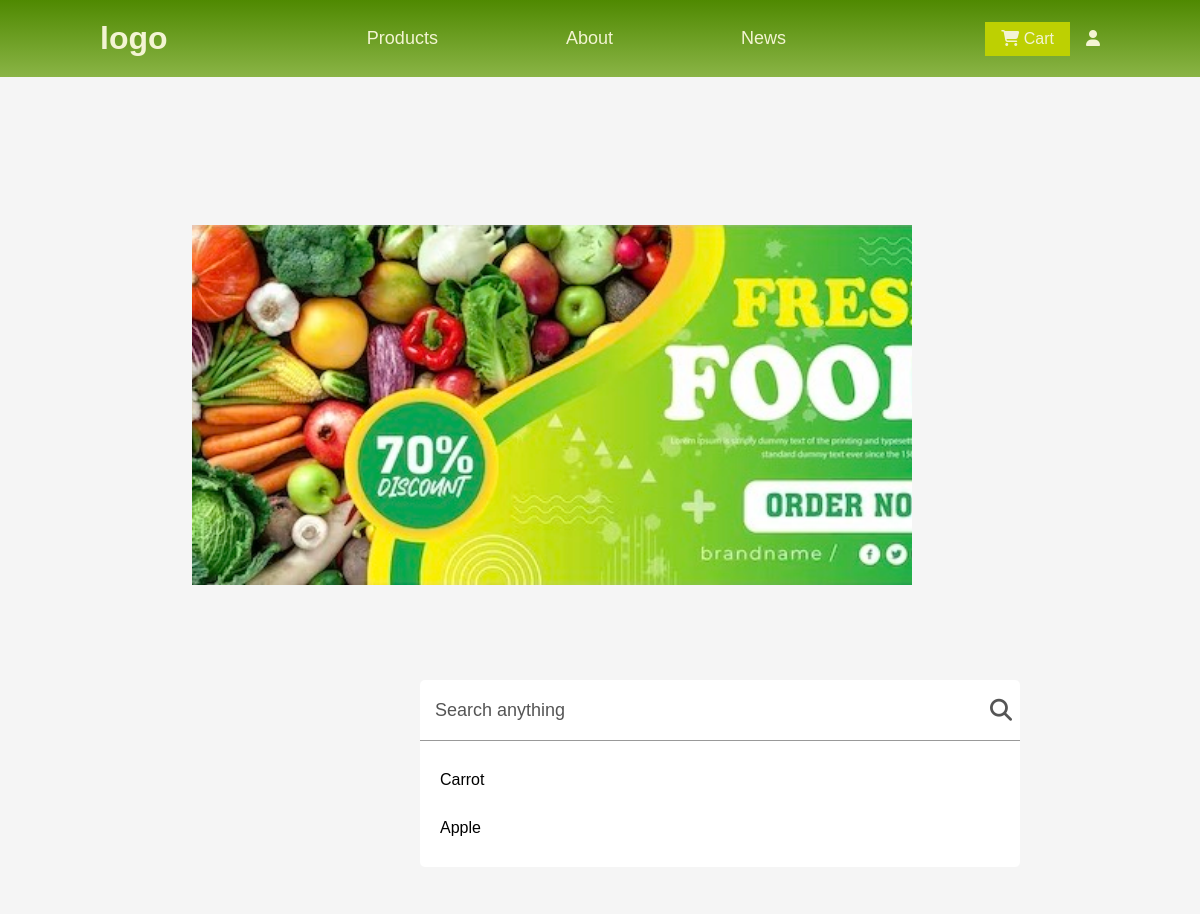
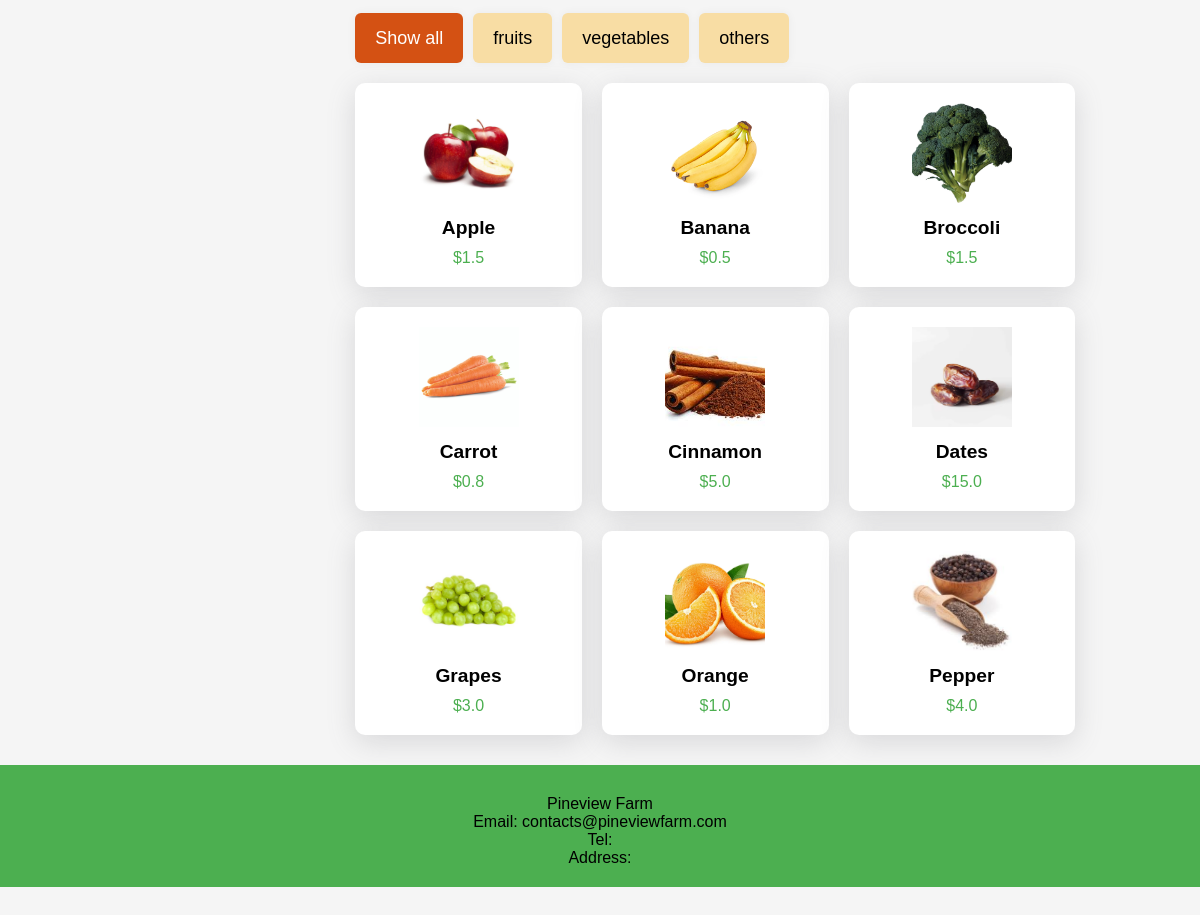
The page / on the database its author committed (2 pictures, top to bottom).
### tables this page shows
CREATE TABLE products (
    id INTEGER PRIMARY KEY AUTOINCREMENT,
    name TEXT NOT NULL,
    type TEXT NOT NULL,
    price REAL NOT NULL,
    quantity INTEGER NOT NULL,
    description TEXT,
    date_added TEXT,
    organic TEXT,
    image TEXT  -- Ensure this line is included
);

### app.py (the view)
@app.route('/')
def index():
    conn = get_db_connection()
    products = conn.execute('SELECT * FROM products ORDER BY name LIMIT 9').fetchall()
    conn.close()
    return render_template('index.html', products=products)

### app.py (called while the page is built)
def get_db_connection():
    conn = sqlite3.connect('database.db')
    conn.row_factory = sqlite3.Row
    return conn

### templates/index.html (shortened to what this page needs)
<!DOCTYPE html>
<html lang="en">
<head>
    <link rel="stylesheet" href="{{ url_for('static', filename='style.css') }}">
</head>
<body>
    <header class="header">
        <a href="{{ url_for('index') }}" class="logo">logo</a>
        <nav class="navbar">
            <a href="{{ url_for('index') }}">Products</a>
            <a href="{{ url_for('about') }}">About</a>
            <a href="{{ url_for('news') }}">News</a>
        </nav>
        <div class="group">
            <div class="cart">
                <a href="{{ url_for('cart') }}"><i class="fa-solid fa-cart-shopping"></i> Cart </a>
            </div>
            <a href="#" id="accountButton"><i class="fa-solid fa-user"></i></a>
        </div>
    </header>
    <div class="upper-banner">
        <img src="{{ url_for('static', filename='image/banner.jpeg') }}" alt="">
    </div>
    <div class="content-wrapper">
        <div class="search-box">
            <div class="row">
                <input type="text" id="input-box" placeholder="Search anything" autocomplete="off">
                <button><i class="fa-solid fa-magnifying-glass"></i></button>
            </div>
            <div class="result-box">
                <ul>
                    <li>Carrot</li>
                    <li>Apple</li>
                </ul>
            </div>
        </div>
        <div class="container">
            <div class="buttons">
                <button class="active" data-name="all">Show all</button>
                <button data-name="fruits">fruits</button>
                <button data-name="vegetables">vegetables</button>
                <button data-name="others">others</button>
            </div>
            <div class="product-grid">
                {% for product in products %}
                <div class="product-item">
                    <a href="{{ url_for('product_page', product_id=product['id']) }}">
                        <img src="{{ url_for('static', filename='image/' + product['image']) }}" alt="{{ product['name'] }}">
                        <h6 class="product-title">{{ product['name'] }}</h6>
                        <p class="product-price">${{ product['price'] }}</p>
                    </a>
                </div>
                {% endfor %}
            </div>
        </div>
    </div>
    <footer class="footer-content">
        <div class="footer-bottom">
            <p>Pineview Farm</p>
            <p>Email: contacts@pineviewfarm.com</p>
            <p>Tel:</p>
            <p>Address:</p>
        </div>
    </footer>
</body>
</html>

### static/style.css (style rules this page uses)
* { margin: 0; padding: 0; box-sizing: border-box; text-decoration: none; color: black; }
body, html { min-height: 100vh; background-size: cover; background-position: center; background-color: #f5f5f5; padding-top: 60px; font-family: Arial, sans-serif; }
body { padding-bottom: 80px; }
.header { position: fixed; top: 0; left: 0; width: 100%; padding: 20px 100px; background-image: linear-gradient(#4f8901, #8ab446); display: flex; justify-content: space-between; align-items: center; z-index: 100; }
.logo { color: #f3f4d3; font-size: 2rem; font-weight: bold; }
.navbar { display: flex; gap: 8rem; }
.navbar a { color: #f3f4d3; font-family: sans-serif; font-size: 18px; }
.group { display: flex; gap: 1rem; justify-content: space-between; align-items: center; }
.cart { background-color: #bdd002; padding: 0.5rem 1rem; border: none; outline: none; }
.cart a { color: #f3f4d3; }
.cart i, .group i { color: #f3f4d3; }
.upper-banner { position: relative; height: 360px; z-index: 0; max-width: 1350px; width: 60%; padding: 0; top: 105px; left: 16%; }
.upper-banner img { width: 100%; height: 100%; object-fit: cover; }
.search-box { margin: 0; padding: 0; width: 600px; background: #fff; margin: 150px 25% 0; border-radius: 5px; box-sizing: border-box; }
.row { display: flex; align-items: center; padding: 5px 10px; }
input { padding-left: 5px; flex: 1; height: 50px; background: transparent; border-color: #555; border-radius: 2rem; outline: 0; border: 0; font-size: 18px; }
button { background: transparent; height: 50px; outline: 0; border: 0; }
button .fa-solid { width: 25px; padding: 5px; color: #555; font-size: 22px; cursor: pointer; box-shadow: #555 rgba(1, 1, 1, 0); }
::placeholder { color: #555; }
.result-box ul { border-top: 1px solid #999; padding: 15px 10px; }
.result-box ul li { list-style: none; border-radius: 3px; padding: 15px 10px; cursor: pointer; }
.container { background: transparent; position: relative; max-width: 1350px; width: 100%; padding: 20px 0; top: 40px; left: 16%; }
.buttons { display: flex; align-items: center; gap: 10px; }
.container button { padding: 10px 20px; font-size: 18px; background: #F8DDA4; border: none; border-radius: 6px; box-shadow: 0 0 10px rgba(0, 0, 0, 0.05); }
.container button.active { background-color: #d45113; color: #fff; }
.footer-content { background-color: #4CAF50; color: white; text-align: center; padding: 20px 100px; }
.footer-bottom { margin-top: 10px; }
.content-wrapper { width: 60%; margin: 0 auto; padding-bottom: 50px; background-color: #f5f5f5; padding-top: 50px; }
.product-grid { display: grid; grid-template-columns: repeat(3, 1fr); gap: 20px; margin-top: 20px; }
.product-item { background: #fff; padding: 20px; text-align: center; border-radius: 10px; box-shadow: rgba(100, 100, 111, 0.2) 0px 7px 29px 0px; transition: transform 0.2s; }
.product-item img { width: 100px; height: 100px; object-fit: cover; margin-bottom: 10px; }
.product-title { font-size: 1.2rem; margin-bottom: 10px; }
.product-price { font-size: 1rem; color: #4CAF50; }
.footer-content { position: relative; width: 100%; bottom: 0; }

### rows shown on the page
products: image (picture), name "Apple", price "1.5"
products: image (picture), name "Banana", price "0.5"
products: image (picture), name "Broccoli", price "1.5"
products: image (picture), name "Carrot", price "0.8"
products: image (picture), name "Cinnamon", price "5.0"
products: image (picture), name "Dates", price "15.0"
products: image (picture), name "Grapes", price "3.0"
products: image (picture), name "Orange", price "1.0"
products: image (picture), name "Pepper", price "4.0"
